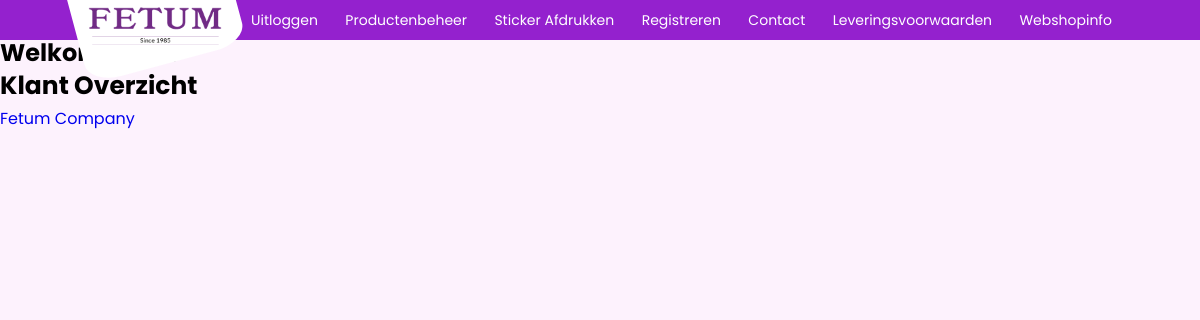
Before: /dashboard.php (signed in) with the older database file.
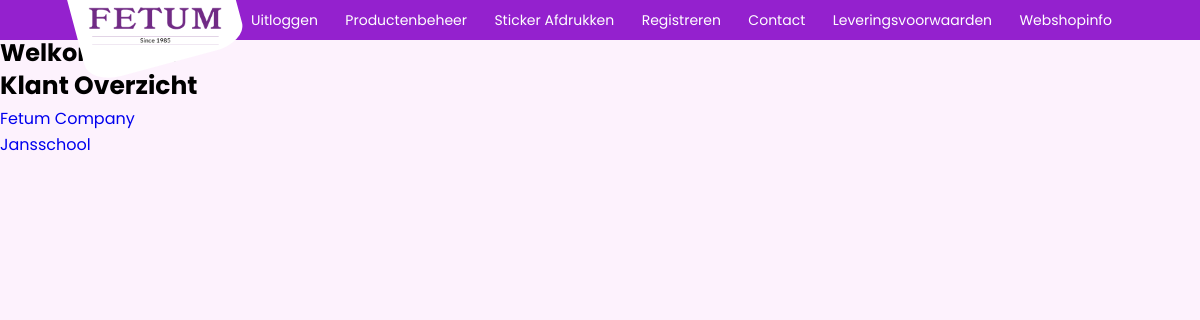
After: the same page with the newer database file.
### tables this page shows
CREATE TABLE `klanten` (
  `id` int NOT NULL,
  `naam` varchar(100) NOT NULL,
  `straat` varchar(100) NOT NULL,
  `nummer` varchar(20) NOT NULL,
  `postcode` varchar(20) NOT NULL,
  `plaats` varchar(100) NOT NULL,
  `extra_veld` text,
  `algemeen_telefoonnummer` varchar(20) DEFAULT NULL,
  `algemene_email` varchar(150) DEFAULT NULL,
  `website` varchar(255) DEFAULT NULL,
  `factuur_email` varchar(150) DEFAULT NULL,
  `factuur_extra_info` text,
  `factuur_straat` varchar(100) DEFAULT NULL,
  `factuur_nummer` varchar(20) DEFAULT NULL,
  `factuur_postcode` varchar(20) DEFAULT NULL,
  `factuur_plaats` varchar(100) DEFAULT NULL,
  `aflever_straat` varchar(100) DEFAULT NULL,
  `aflever_nummer` varchar(20) DEFAULT NULL,
  `aflever_postcode` varchar(20) DEFAULT NULL,
  `aflever_plaats` varchar(100) DEFAULT NULL,
  `aangemaakt_op` timestamp NULL DEFAULT CURRENT_TIMESTAMP,
  `land` varchar(50) NOT NULL DEFAULT 'Nederland'
);

### dashboard.php (the view, shortened to what this page needs)
<?php
include_once __DIR__ . '/incs/top.php';
?>
<body class="indexPaginaKleur">
    <?php include_once __DIR__ . '/incs/menu.php'; ?>
    <main>
        <?php
        $name = "";
        if (isset($_SESSION['user_name']) && !empty($_SESSION['user_name'])) {
            $name = $_SESSION['user_name'];
        } elseif (isset($_SESSION['voornaam']) && isset($_SESSION['achternaam'])) {
            $name = $_SESSION['voornaam'] . " " . $_SESSION['achternaam'];
        } else {
            $name = "Gebruiker";
        }
        echo "<h2>Welkom, " . htmlspecialchars($name) . "!</h2>";
        if (isset($_SESSION['role']) && $_SESSION['role'] === 'admin') {
            echo "<h3>Klant Overzicht</h3>";
            include_once __DIR__ . '/incs/dbConnect.php';
            try {
                $pdo = new PDO("mysql:host=$host;dbname=$dbname", $user, $password);
                $pdo->setAttribute(PDO::ATTR_ERRMODE, PDO::ERRMODE_EXCEPTION);
            } catch (PDOException $e) {
                die("Databaseverbinding mislukt: " . $e->getMessage());
            }
            try {
                $stmt = $pdo->query("SELECT id, naam FROM klanten ORDER BY naam ASC");
                $klanten = $stmt->fetchAll(PDO::FETCH_ASSOC);
                if ($klanten) {
                    echo "<ul>";
                    foreach ($klanten as $klant) {
                        echo "<li><a href='klantForm.php?edit=1&klant_id=" . $klant['id'] . "'>" . htmlspecialchars($klant['naam']) . "</a></li>";
                    }
                    echo "</ul>";
                } else {
                    echo "<p>Geen klanten gevonden.</p>";
                }
            } catch (Exception $e) {
                echo "<p>Er is een fout opgetreden: " . $e->getMessage() . "</p>";
            }
        } else {
            if (isset($_SESSION['klant_id'])) {
                echo "<p><a href='klantForm.php?edit=1&klant_id=" . urlencode($_SESSION['klant_id']) . "'>Wijzig uw gegevens</a></p>";
            } else {
                echo "<p>Geen klantgegevens gevonden.</p>";
            }
        }
        ?>
    </main>
</body>
</html>

Changed rows visible on the page:
added klanten: naam "Jansschool"
